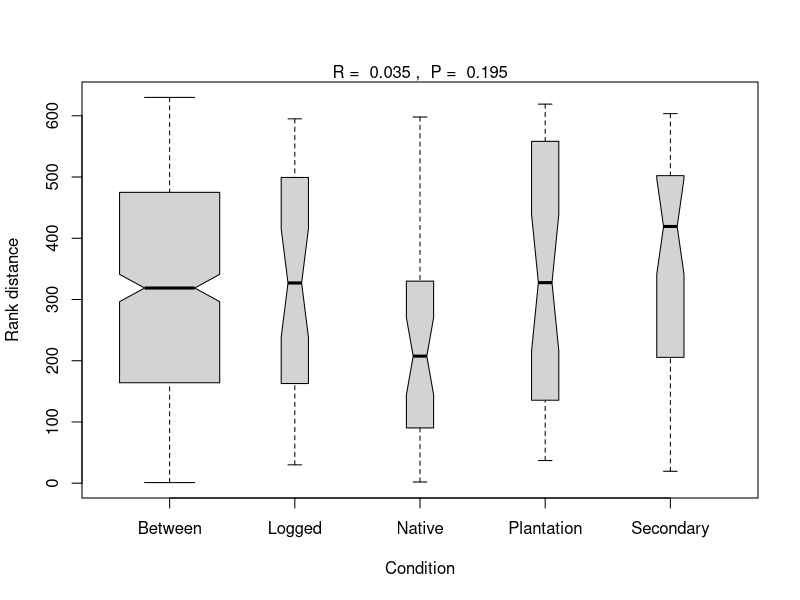
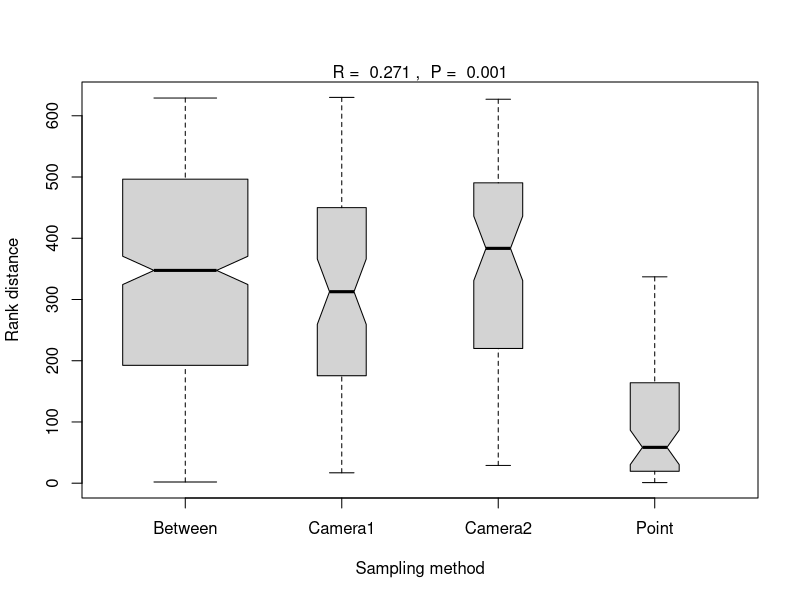

Recreate these plots in R, in order. (Note: this script raises an error after producing the figures.)
## ---- chunk 1
knitr::opts_chunk$set(
	echo = TRUE,
	message = FALSE,
	warning = FALSE
)
## ---- chunk 2
library(vegan)

data<-read.table("data/16_bird_data.txt", 
                     header=TRUE, 
                     sep="\t", dec=".", 
                     na.strings="NA")
attach(data)
head(data)
## ---- chunk 3
#Extract the columns with species data in a separate object
birds<-data[,3:22]

#Creating a distance matrix
birdist<-vegdist(birds)

#ANOSIM per habitat
forestbirds<-anosim(birdist, data$Habitat, permutations = 999, distance = "bray")
summary(forestbirds)
plot(forestbirds, xlab="Condition", ylab="Rank distance")
## ---- chunk 4
sampbirds<-anosim(birdist, data$Sample, permutations = 999, distance = "bray")
summary(sampbirds)
plot(sampbirds, xlab="Sampling method", ylab="Rank distance")
## ---- chunk 5
simbirds<-simper(birds, group = data$Sample, permutations = 999)
summary(simbirds, digits = "3")
## ---- chunk 6
sessionInfo()
